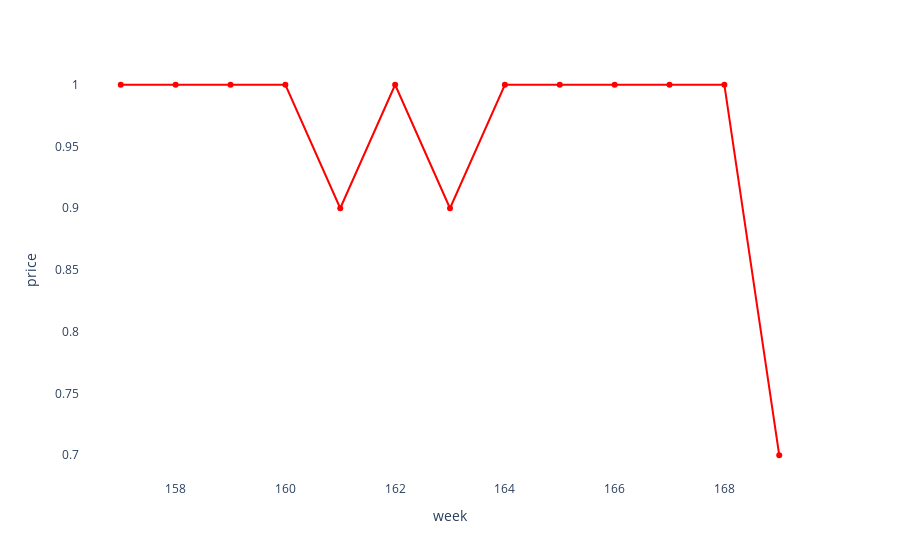

This figure's notebook cell:
### Code cell
fig = px.line(df4, x=df4.index, y='price', markers=True)
fig.update_layout(plot_bgcolor= "white", xaxis_title= "week")
fig.update_traces(line_color= "red")
fig.show()

### Figure 1 — Plotly figure (JSON) as saved in the notebook; plotly's stock layout.template omitted (floating-point values rounded to 4 significant figures)
{"data": [{"hovertemplate": "index=%{x}<br>price=%{y}<extra></extra>", "legendgroup": "", "line": {"color": "red", "dash": "solid"}, "marker": {"symbol": "circle"}, "mode": "lines+markers", "name": "", "orientation": "h", "showlegend": false, "type": "scatter", "x": [157, 158, 159, 160, 161, 162, 163, 164, 165, 166, 167, 168, 169], "xaxis": "x", "y": [1, 1, 1, 1, 0.9, 1, 0.9, 1, 1, 1, 1, 1, 0.7], "yaxis": "y"}], "layout": {"legend": {"tracegroupgap": 0}, "margin": {"t": 60}, "plot_bgcolor": "white", "xaxis": {"anchor": "y", "domain": [0, 1], "title": {"text": "week"}}, "yaxis": {"anchor": "x", "domain": [0, 1], "title": {"text": "price"}}}}
